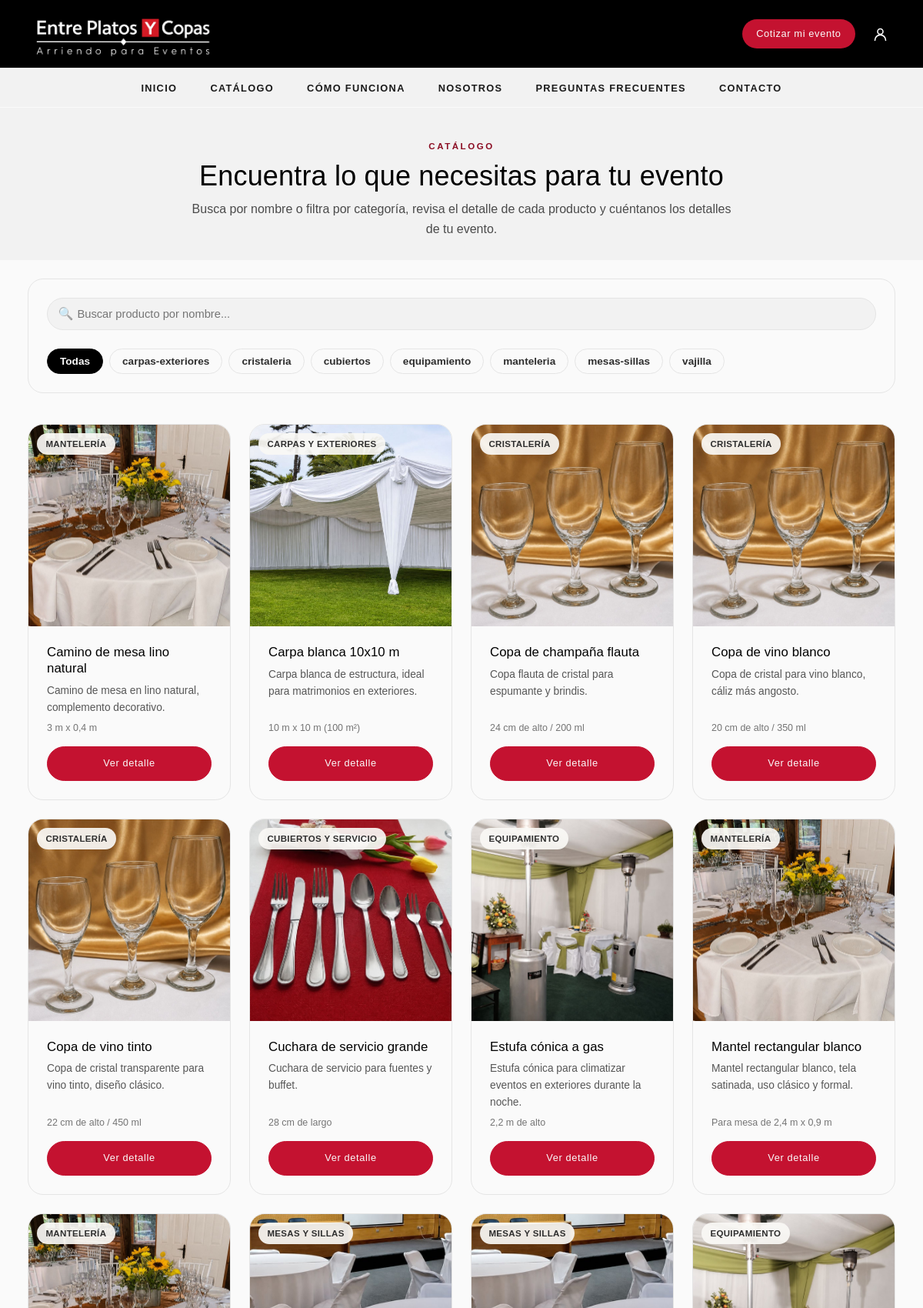
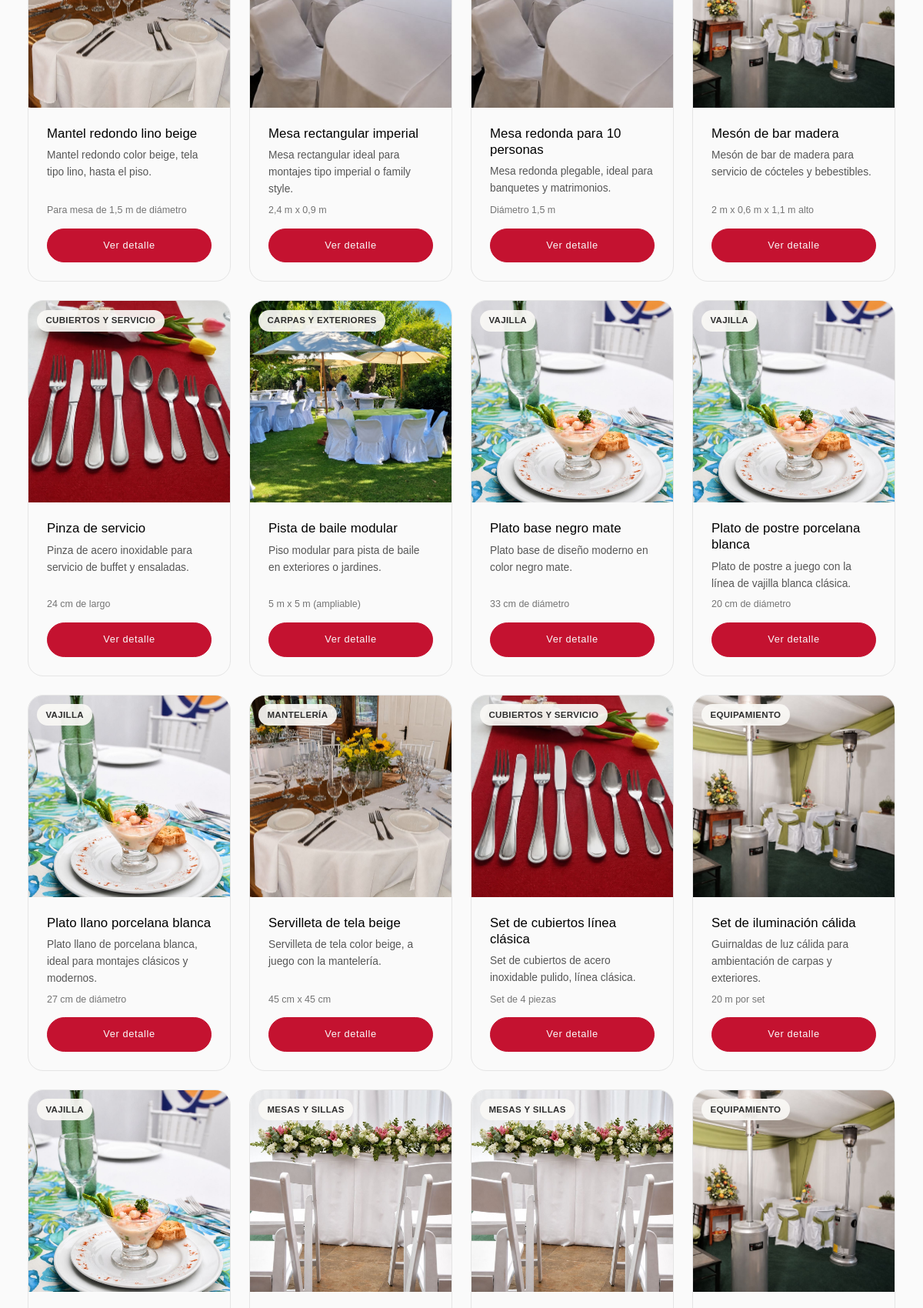
Screenshot of /catalogo/ (upper part) with the database file from the repository (2 pictures, top to bottom).
### Inventario/models.py (models this page shows, shortened)
class Categoria(models.Model):
    negocio = models.ForeignKey(
        Negocio,
        on_delete=models.CASCADE,
        related_name="categorias"
    )
    nombre = models.CharField(max_length=100)
    descripcion = models.CharField(max_length=255, blank=True)
    activo = models.BooleanField(default=True)
    class Meta:
        db_table = "categoria"

class Articulo(models.Model):
    negocio = models.ForeignKey(
        Negocio,
        on_delete=models.CASCADE,
        related_name="articulos"
    )
    categoria = models.ForeignKey(
        Categoria,
        on_delete=models.PROTECT,
        related_name="articulos"
    )
    codigo = models.CharField(
        max_length=20,
        unique=True
    )
    nombre = models.CharField(max_length=100)
    categoria_label = models.CharField(
        max_length=100,
        blank=True
    )
    descripcion = models.TextField(blank=True)
    descripcion_larga = models.TextField(blank=True)
    dimensiones = models.CharField(max_length=150, blank=True)
    material = models.CharField(max_length=100, blank=True)
    capacidad = models.CharField(max_length=100, blank=True)
    color = models.CharField(max_length=100, blank=True)
    precio_arriendo = models.DecimalField(
        max_digits=10,
        decimal_places=0
    )
    unidad_precio = models.CharField(
        max_length=100,
        blank=True
    )
    imagen = models.CharField(
        max_length=255,
        blank=True
    )
    imagenes = models.JSONField(
        default=list,
        blank=True
    )
    stock_total = models.PositiveIntegerField(default=0)
    stock_trabajable = models.PositiveIntegerField(default=0)
    destacado = models.BooleanField(default=False)
    activo = models.BooleanField(default=True)
    fecha_creacion = models.DateTimeField(auto_now_add=True)
    fecha_actualizacion = models.DateTimeField(auto_now=True)
    class Meta:
        db_table = "articulo"
        constraints = [
            models.CheckConstraint(
                condition=Q(stock_trabajable__lte=F("stock_total")),
                name="stock_trabajable_no_supera_total"
            )
        ]

### Inventario/views.py (the view)
def catalogo(request):
    productos = list(
        Articulo.objects
        .filter(activo=True)
        .select_related("categoria")
        .order_by("nombre")
    )
    categorias = list(
        Categoria.objects
        .filter(activo=True, articulos__activo=True)
        .distinct()
        .order_by("nombre")
    )
    return render(
        request,
        "catalogo.html",
        {
            "productos": productos,
            "categorias": categorias,
        },
    )

### Inventario/templates/catalogo.html (shortened to what this page needs)
{% extends "base.html" %}
{% load static %}
{% block extra_css %}
<link rel="stylesheet" href="{% static 'css/catalogo.css' %}">
{% endblock %}
{% block content %}
<section class="page-hero">
    <div class="container">
      <span class="eyebrow">Catálogo</span>
      <h1>Encuentra lo que necesitas para tu evento</h1>
      <p>Busca por nombre o filtra por categoría, revisa el detalle de cada producto y cuéntanos los detalles de tu evento.</p>
    </div>
  </section>
  <section class="section" style="padding-top: var(--space-md);">
    <div class="container">
      <div class="catalog-toolbar">
        <div class="search-field">
          <span class="icon">🔍</span>
          <input type="search" id="product-search" placeholder="Buscar producto por nombre...">
        </div>
        <div class="filter-chips" id="filter-chips">
    <button
        class="chip is-active"
        data-categoria="todas"
    >
        Todas
    </button>
    {% for categoria in categorias %}
        <button
            class="chip"
            data-categoria="{{ categoria.id }}"
        >
            {{ categoria.nombre }}
        </button>
    {% endfor %}
</div>
      </div>
      <div class="product-grid" id="product-grid">
    {% for p in productos %}
        <article
          class="product-card reveal is-visible"
          data-categoria="{{ p.categoria.id }}"
          data-nombre="{{ p.nombre }}"
          data-descripcion="{{ p.descripcion }}"
        >
            <a href="{% url 'producto' p.id %}" class="product-card-img">
                <span class="product-card-category">
                    {{ p.categoria_label }}
                </span>
                <img
                    src="{{ p.imagen }}"
                    alt="{{ p.nombre }}"
                    loading="lazy"
                >
            </a>
            <div class="product-card-body">
                <h3>
                    <a href="{% url 'producto' p.id %}">
                        {{ p.nombre }}
                    </a>
                </h3>
                <p class="product-card-desc">
                    {{ p.descripcion }}
                </p>
                <p class="product-card-specs">
                    {{ p.dimensiones|default:"" }}
                </p>
                <div class="product-card-actions">
                    <a
                        class="btn btn-outline btn-sm"
                        href="{% url 'producto' p.id %}"
                    >
                        Ver detalle
                    </a>
                </div>
            </div>
        </article>
    {% empty %}
        <p>No hay productos disponibles.</p>
    {% endfor %}
</div>
    </div>
  </section>
{% endblock %}

### Inventario/templates/base.html (shortened to what this page needs)
{% load static %}
<!DOCTYPE html>
<html lang="es">
<head>
  <link rel="stylesheet" href="{% static 'css/style.css' %}?v=15">
  {% block extra_css %}{% endblock %}
</head>
<body>
<header class="site-header">
  <div class="header-top">
    <div class="container header-top-inner">
      <a href="{% url 'index' %}" class="brand" aria-label="Entre Platos y Copas - Inicio">
        <img
          src="{% static 'images/logo2.jpg' %}"
          alt="Entre Platos y Copas"
          class="brand-logo"
        >
      </a>
      <div class="header-actions header-actions--desktop">
        <a href="{% url 'cotizador' %}" class="btn btn-accent btn-sm">
          Cotizar mi evento
        </a>
        <a
          href="{% url 'gestion_login' %}"
          class="btn-login-icon"
          aria-label="Iniciar sesión"
          title="Iniciar sesión"
        >
          <svg
            viewBox="0 0 24 24"
            fill="none"
            stroke="currentColor"
            stroke-width="1.8"
            stroke-linecap="round"
            stroke-linejoin="round"
            aria-hidden="true"
          >
            <circle cx="12" cy="8" r="4"></circle>
            <path d="M4 21a8 8 0 0 1 16 0"></path>
          </svg>
        </a>
      </div>
    </div>
  </div>
  <nav class="main-nav" id="main-nav">
    <div class="container nav-inner">
      <ul class="nav-links">
        <li><a href="{% url 'index' %}">Inicio</a></li>
        <li><a href="{% url 'catalogo' %}">Catálogo</a></li>
        <li><a href="{% url 'index' %}#como-funciona">Cómo funciona</a></li>
        <li><a href="{% url 'nosotros' %}">Nosotros</a></li>
        <li><a href="{% url 'contacto' %}#faq">Preguntas frecuentes</a></li>
        <li><a href="{% url 'contacto' %}">Contacto</a></li>
      </ul>
    </div>
  </nav>
</header>
<main>
  {% block content %}{% endblock %}
</main>
</body>
</html>

### Inventario/static/css/catalogo.css (style rules this page uses)
.catalog-toolbar { display: flex; flex-wrap: wrap; gap: var(--space-md); align-items: center; justify-content: space-between; margin-bottom: var(--space-lg); padding: var(--space-md); background-color: var(--color-white-warm); border: 1px solid var(--color-gray-light); border-radius: var(--radius-lg); }
.search-field { position: relative; flex: 1 1 260px; min-width: 220px; }
.search-field input { width: 100%; padding: 0.75rem 1rem 0.75rem 2.4rem; border-radius: 999px; border: 1px solid var(--color-gray-light); background-color: var(--color-beige-soft); font-size: 0.92rem; transition: border-color var(--transition), background-color var(--transition); }
.search-field .icon { position: absolute; left: 0.9rem; top: 50%; transform: translateY(-50%); opacity: 0.55; pointer-events: none; }
.filter-chips { display: flex; flex-wrap: wrap; gap: 0.5rem; }
.chip { padding: 0.5rem 1rem; border-radius: 999px; border: 1px solid var(--color-gray-light); background-color: var(--color-white-warm); font-size: 0.85rem; font-weight: 600; color: var(--color-gray-dark); transition: background-color var(--transition), color var(--transition), border-color var(--transition); }
.chip.is-active { background-color: var(--color-black); border-color: var(--color-black); color: var(--color-white-warm); }
.product-grid { display: grid; grid-template-columns: repeat(auto-fill, minmax(260px, 1fr)); gap: var(--space-md); }
.product-card { background-color: var(--color-white-warm); border: 1px solid var(--color-gray-light); border-radius: var(--radius-lg); overflow: hidden; display: flex; flex-direction: column; transition: transform var(--transition), box-shadow var(--transition); }
.product-card-img { position: relative; aspect-ratio: 1 / 1; overflow: hidden; background-color: var(--color-beige-soft); }
.product-card-img img { width: 100%; height: 100%; object-fit: cover; }
.product-card-category { position: absolute; top: 0.7rem; left: 0.7rem; padding: 0.3rem 0.7rem; border-radius: 999px; background-color: rgba(250, 249, 246, 0.92); font-size: 0.72rem; font-weight: 700; letter-spacing: 0.03em; text-transform: uppercase; color: var(--color-gray-dark); }
.product-card-body { padding: var(--space-md); display: flex; flex-direction: column; gap: 0.4rem; flex: 1; }
.product-card-body h3 { font-size: 1.05rem; }
.product-card-desc { font-size: 0.86rem; opacity: 0.8; flex: 1; }
.product-card-specs { font-size: 0.78rem; opacity: 0.65; }
.product-card-actions { display: flex; flex-direction: column; gap: 0.5rem; margin-top: 0.4rem; }
.product-card-actions .btn { width: 100%; font-size: 0.8rem; padding: 0.7rem 0.6rem; }
.product-card-actions .btn-outline { background-color: var(--color-accent); color: var(--color-white-warm); border-color: var(--color-accent); }

### rows the page displays
Categoria: nombre "carpas-exteriores"
Categoria: nombre "cristaleria"
Categoria: nombre "cubiertos"
Categoria: nombre "equipamiento"
Categoria: nombre "manteleria"
Categoria: nombre "mesas-sillas"
Categoria: nombre "vajilla"
Articulo: categoria_label "MANTELERÍA", imagen (picture), nombre "Camino de mesa lino natural", descripcion "Camino de mesa en lino natural, complemento decorativo.", dimensiones "3 m x 0,4 m"
Articulo: categoria_label "CARPAS Y EXTERIORES", imagen (picture), nombre "Carpa blanca 10x10 m", descripcion "Carpa blanca de estructura, ideal para matrimonios en exteriores.", dimensiones "10 m x 10 m (100 m²)"
Articulo: categoria_label "CRISTALERÍA", imagen (picture), nombre "Copa de champaña flauta", descripcion "Copa flauta de cristal para espumante y brindis.", dimensiones "24 cm de alto / 200 ml"
Articulo: categoria_label "CRISTALERÍA", imagen (picture), nombre "Copa de vino blanco", descripcion "Copa de cristal para vino blanco, cáliz más angosto.", dimensiones "20 cm de alto / 350 ml"
Articulo: categoria_label "CRISTALERÍA", imagen (picture), nombre "Copa de vino tinto", descripcion "Copa de cristal transparente para vino tinto, diseño clásico.", dimensiones "22 cm de alto / 450 ml"
Articulo: categoria_label "CUBIERTOS Y SERVICIO", imagen (picture), nombre "Cuchara de servicio grande", descripcion "Cuchara de servicio para fuentes y buffet.", dimensiones "28 cm de largo"
Articulo: categoria_label "EQUIPAMIENTO", imagen (picture), nombre "Estufa cónica a gas", descripcion "Estufa cónica para climatizar eventos en exteriores durante la noche.", dimensiones "2,2 m de alto"
Articulo: categoria_label "MANTELERÍA", imagen (picture), nombre "Mantel rectangular blanco", descripcion "Mantel rectangular blanco, tela satinada, uso clásico y formal.", dimensiones "Para mesa de 2,4 m x 0,9 m"
Articulo: categoria_label "MANTELERÍA", imagen (picture), nombre "Mantel redondo lino beige", descripcion "Mantel redondo color beige, tela tipo lino, hasta el piso.", dimensiones "Para mesa de 1,5 m de diámetro"
Articulo: categoria_label "MESAS Y SILLAS", imagen (picture), nombre "Mesa rectangular imperial", descripcion "Mesa rectangular ideal para montajes tipo imperial o family style.", dimensiones "2,4 m x 0,9 m"
Articulo: categoria_label "MESAS Y SILLAS", imagen (picture), nombre "Mesa redonda para 10 personas", descripcion "Mesa redonda plegable, ideal para banquetes y matrimonios.", dimensiones "Diámetro 1,5 m"
Articulo: categoria_label "EQUIPAMIENTO", imagen (picture), nombre "Mesón de bar madera", descripcion "Mesón de bar de madera para servicio de cócteles y bebestibles.", dimensiones "2 m x 0,6 m x 1,1 m alto"
Articulo: categoria_label "CUBIERTOS Y SERVICIO", imagen (picture), nombre "Pinza de servicio", descripcion "Pinza de acero inoxidable para servicio de buffet y ensaladas.", dimensiones "24 cm de largo"
Articulo: categoria_label "CARPAS Y EXTERIORES", imagen (picture), nombre "Pista de baile modular", descripcion "Piso modular para pista de baile en exteriores o jardines.", dimensiones "5 m x 5 m (ampliable)"
Articulo: categoria_label "VAJILLA", imagen (picture), nombre "Plato base negro mate", descripcion "Plato base de diseño moderno en color negro mate.", dimensiones "33 cm de diámetro"
Articulo: categoria_label "VAJILLA", imagen (picture), nombre "Plato de postre porcelana blanca", descripcion "Plato de postre a juego con la línea de vajilla blanca clásica.", dimensiones "20 cm de diámetro"
Articulo: categoria_label "VAJILLA", imagen (picture), nombre "Plato llano porcelana blanca", descripcion "Plato llano de porcelana blanca, ideal para montajes clásicos y modernos.", dimensiones "27 cm de diámetro"
Articulo: categoria_label "MANTELERÍA", imagen (picture), nombre "Servilleta de tela beige", descripcion "Servilleta de tela color beige, a juego con la mantelería.", dimensiones "45 cm x 45 cm"
Articulo: categoria_label "CUBIERTOS Y SERVICIO", imagen (picture), nombre "Set de cubiertos línea clásica", descripcion "Set de cubiertos de acero inoxidable pulido, línea clásica.", dimensiones "Set de 4 piezas"
Articulo: categoria_label "EQUIPAMIENTO", imagen (picture), nombre "Set de iluminación cálida", descripcion "Guirnaldas de luz cálida para ambientación de carpas y exteriores.", dimensiones "20 m por set"
Articulo: categoria_label "VAJILLA", imagen (picture)
Articulo: categoria_label "MESAS Y SILLAS", imagen (picture)
Articulo: categoria_label "MESAS Y SILLAS", imagen (picture)
Articulo: categoria_label "EQUIPAMIENTO", imagen (picture)
